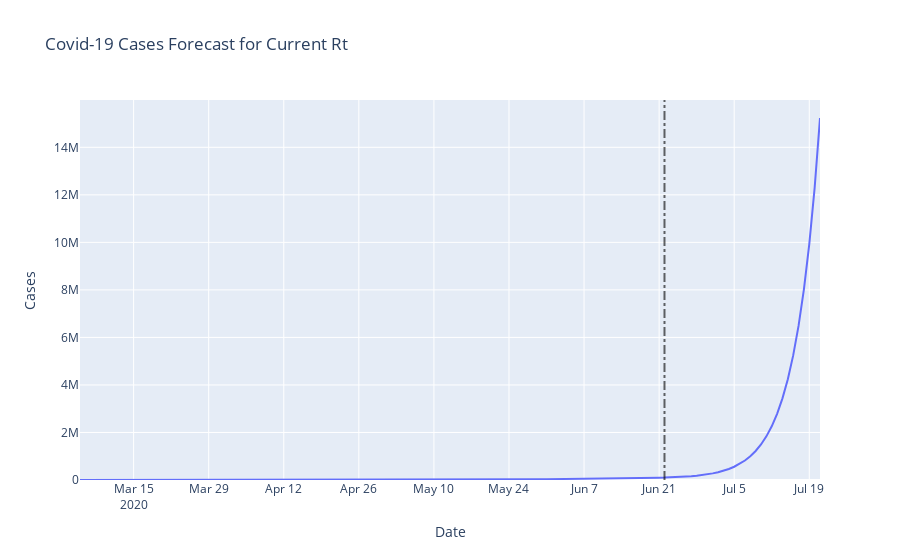

Source (notebook cell):
### Code cell
fig6 = px.line(current_forecast, x='Date', y='Cases',
               range_y=[0, max_future],
               title='Covid-19 Cases Forecast for Current Rt')
fig6.update_traces(hovertemplate=None)
fig6.update_layout(hovermode="x")

fig6.add_shape(
    type="line",
    xref="x",
    yref="y",
    x0=X2,
    y0=0,
    x1=X2,
    y1=max_future,
    opacity=0.6,
    line=dict(
        color="Black",
        width=2,
        dash='dashdot'
))

fig6.show()

### Figure 1 — Plotly figure (JSON) as saved in the notebook; plotly's stock layout.template omitted (floating-point values rounded to 4 significant figures; data arrays with more than 128 entries replaced by an {"elided": "..."} marker saying what was removed)
{"data": [{"legendgroup": "", "line": {"color": "#636efa", "dash": "solid"}, "mode": "lines", "name": "", "showlegend": false, "type": "scatter", "x": {"elided": "137 str values"}, "xaxis": "x", "y": {"elided": "137 float values"}, "yaxis": "y"}], "layout": {"hovermode": "x", "legend": {"tracegroupgap": 0}, "shapes": [{"line": {"color": "Black", "dash": "dashdot", "width": 2}, "opacity": 0.6, "type": "line", "x0": "2020-06-22", "x1": "2020-06-22", "xref": "x", "y0": 0, "y1": 15990000.0, "yref": "y"}], "title": {"text": "Covid-19 Cases Forecast for Current Rt"}, "xaxis": {"anchor": "y", "domain": [0, 1], "title": {"text": "Date"}}, "yaxis": {"anchor": "x", "domain": [0, 1], "range": [0, 15990000.0], "title": {"text": "Cases"}}}}
